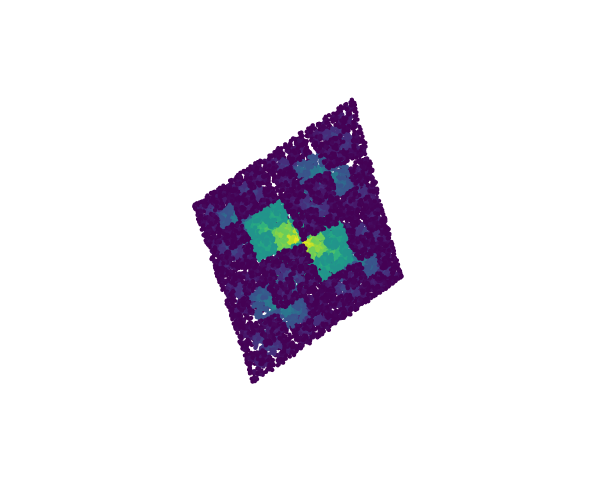

The code cell stored with this chart in its notebook:
### Code cell
fig = v4d(
    points,
    width=600,
    height=500,
    camera=dict(
        up=dict(x=0, y=0, z=1),
        center=dict(x=0.25, y=0, z=0.25),
        eye=dict(x=x, y=y, z=z),
    ),
)
fig

### Figure 1 — Plotly figure (JSON) as saved in the notebook; plotly's stock layout.template omitted (floating-point values rounded to 4 significant figures; data arrays with more than 128 entries replaced by an {"elided": "..."} marker saying what was removed)
{"data": [{"hoverinfo": "skip", "marker": {"color": {"elided": "20001 float values"}, "colorscale": [[0, "#440154"], [0.1111, "#482878"], [0.2222, "#3e4989"], [0.3333, "#31688e"], [0.4444, "#26828e"], [0.5556, "#1f9e89"], [0.6667, "#35b779"], [0.7778, "#6ece58"], [0.8889, "#b5de2b"], [1, "#fde725"]], "reversescale": true, "showscale": false, "size": 1.5}, "mode": "markers", "type": "scatter3d", "x": {"elided": "20001 float values"}, "y": {"elided": "20001 float values"}, "z": {"elided": "20001 float values"}}], "layout": {"autosize": false, "height": 500, "margin": {"b": 10, "l": 10, "pad": 0, "r": 10, "t": 10}, "scene": {"camera": {"center": {"x": 0.25, "y": 0, "z": 0.25}, "eye": {"x": -1.663, "y": 1.665, "z": -0.8434}, "up": {"x": 0, "y": 0, "z": 1}}}, "width": 600}}
